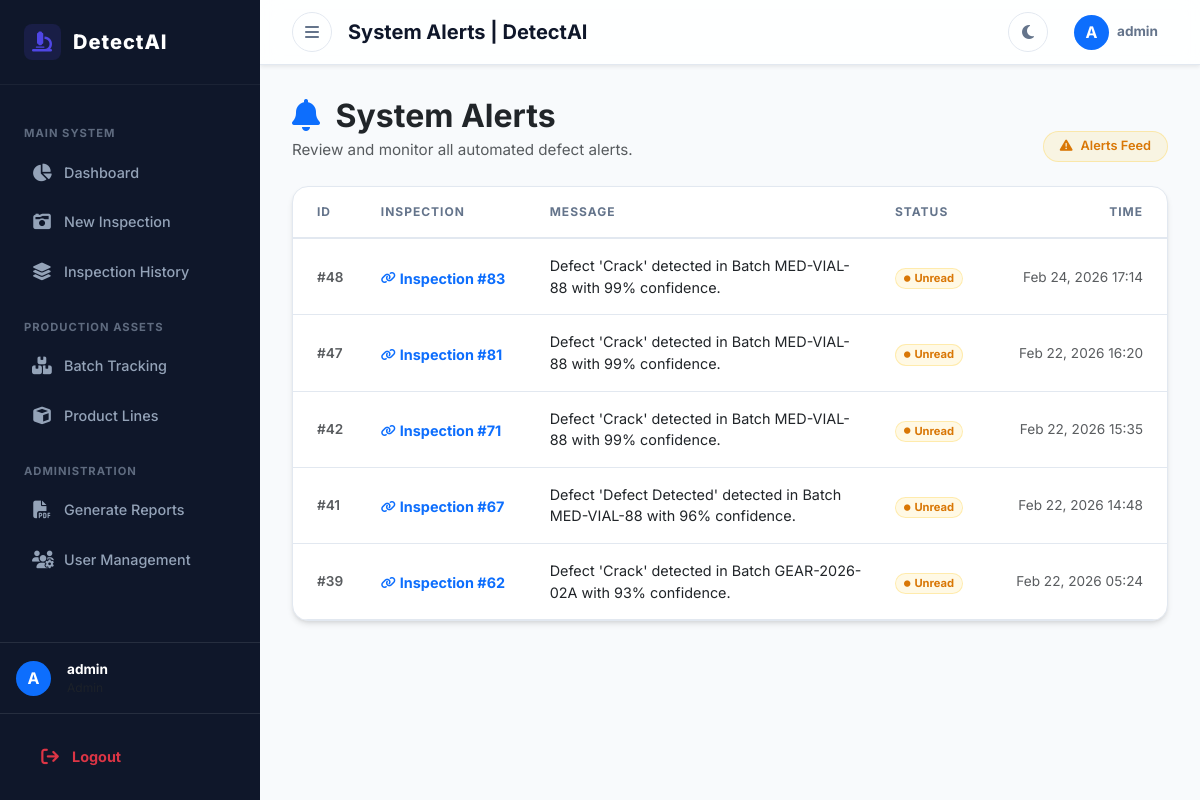
Page /inspections/alerts/ (signed in) on the earlier database version.
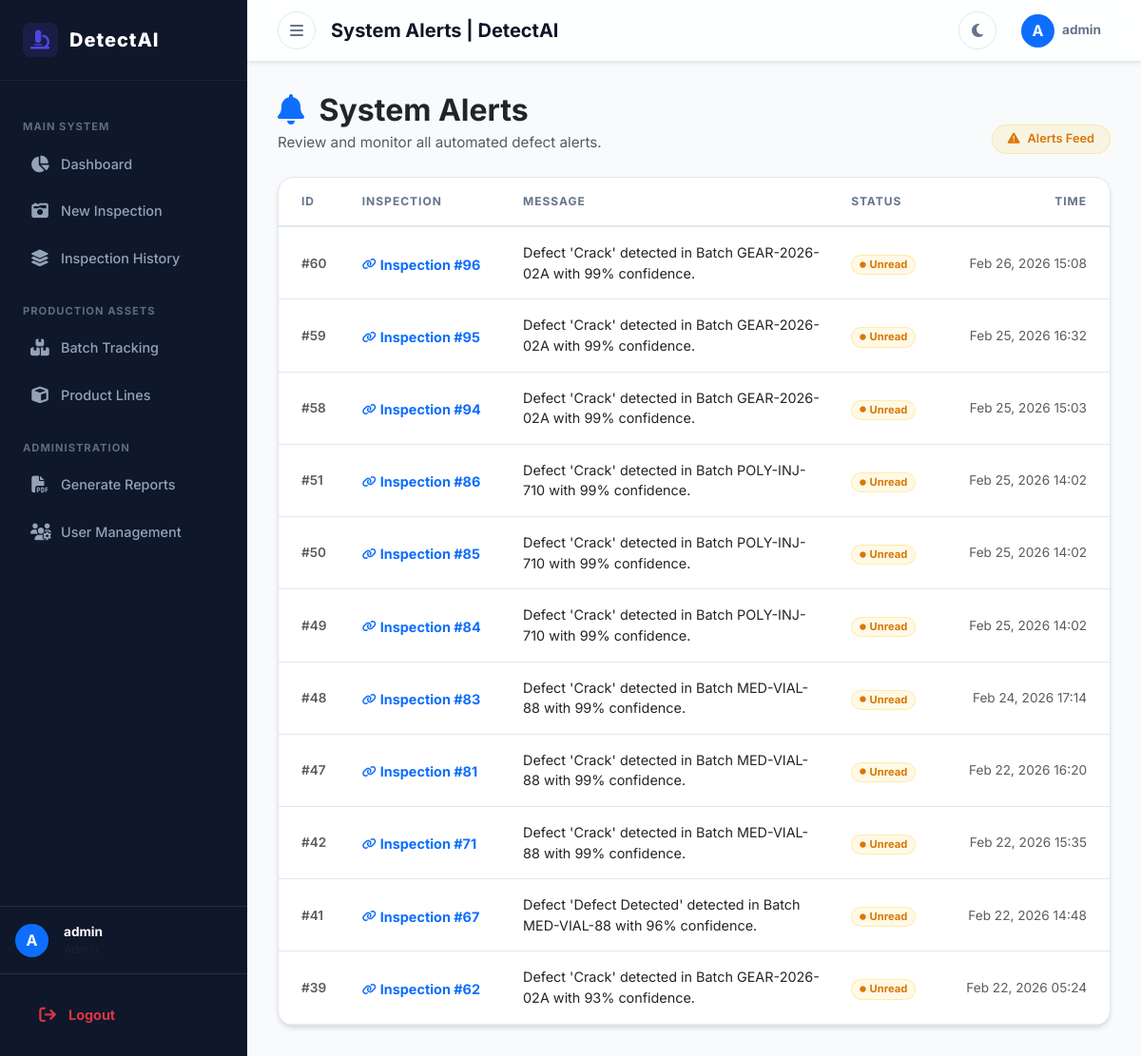
Same page on the later database version.
### inspections/models.py (models this page shows, shortened)
class Alert(models.Model):
    STATUS_CHOICES = (
        ('Unread', 'Unread'),
        ('Read', 'Read'),
    )
    inspection = models.ForeignKey(Inspection, on_delete=models.CASCADE, related_name='alerts')
    message = models.TextField()
    alert_status = models.CharField(max_length=20, choices=STATUS_CHOICES, default='Unread')
    created_at = models.DateTimeField(auto_now_add=True)

class Inspection(models.Model):
    STATUS_CHOICES = (
        ('Pending', 'Pending'),
        ('Defective', 'Defective'),
        ('Non-Defective', 'Non-Defective'),
    )
    batch = models.ForeignKey(Batch, on_delete=models.CASCADE, related_name='inspections')
    uploaded_by = models.ForeignKey(settings.AUTH_USER_MODEL, on_delete=models.DO_NOTHING)
    assigned_to = models.ForeignKey(settings.AUTH_USER_MODEL, on_delete=models.SET_NULL, null=True, blank=True, related_name='assigned_inspections')
    image = models.ImageField(upload_to='inspection_images/')
    prediction_label = models.CharField(max_length=100, blank=True, null=True)
    confidence_score = models.FloatField(blank=True, null=True)
    raw_prediction_json = models.TextField(blank=True, null=True)
    status = models.CharField(max_length=20, choices=STATUS_CHOICES, default='Pending')
    is_training_data = models.BooleanField(default=False, help_text="Marked as High-Value Training Data")
    is_manually_verified = models.BooleanField(default=False, help_text="Verified by Human Admin")
    timestamp = models.DateTimeField(auto_now_add=True)

### inspections/views.py (the view)
# urls.py: path('alerts/', views.alert_list, name='alert_list'),
@login_required
def alert_list(request):
    alerts = Alert.objects.all().order_by('-created_at')
    return render(request, 'inspections/alerts.html', {'alerts': alerts})

### templates/inspections/alerts.html (shortened to what this page needs)
{% extends 'base.html' %}
{% block title %}System Alerts | DetectAI{% endblock %}
{% block content %}
<div class="container-fluid px-0">
    <div class="mb-4 d-flex justify-content-between align-items-end flex-wrap gap-3">
        <div>
            <h2 class="fw-bold text-dark mb-1">
                <i class="fas fa-bell text-primary me-2"></i> System Alerts
            </h2>
            <p class="text-muted mb-0" style="font-size: 0.95rem;">Review and monitor all automated defect alerts.</p>
        </div>
        <span class="badge bg-warning bg-opacity-10 border border-warning border-opacity-25 px-3 py-2 rounded-pill d-flex align-items-center gap-2" style="color: #d97706 !important; font-weight: 600; font-size: 0.8rem;">
            <i class="fas fa-triangle-exclamation"></i> Alerts Feed
        </span>
    </div>
    <div class="card shadow-sm border-0 rounded-4 overflow-hidden">
        <div class="card-body p-0">
            <div class="table-responsive">
                <table class="table table-hover align-middle mb-0">
                    <thead class="table-light">
                        <tr>
                            <th class="ps-4">ID</th>
                            <th>Inspection</th>
                            <th>Message</th>
                            <th>Status</th>
                            <th class="pe-4 text-end">Time</th>
                        </tr>
                    </thead>
                    <tbody>
                        {% for alert in alerts %}
                        <tr>
                            <td class="ps-4 text-muted fw-semibold" style="font-size: 0.85rem;">
                                #{{ alert.id }}
                            </td>
                            <td>
                                <a href="{% url 'inspection_detail' alert.inspection.id %}" class="text-primary fw-bold text-decoration-none d-inline-flex align-items-center gap-1" style="font-size: 0.9rem;">
                                    <i class="fas fa-link" style="font-size: 0.75rem;"></i>
                                    Inspection #{{ alert.inspection.id }}
                                </a>
                            </td>
                            <td class="text-dark" style="max-width: 320px; font-size: 0.9rem;">
                                {{ alert.message }}
                            </td>
                            <td>
                                {% if alert.alert_status == 'Unread' %}
                                <span class="badge bg-warning bg-opacity-10 border border-warning border-opacity-25 px-2 py-1 rounded-pill" style="color: #d97706 !important; font-size: 0.7rem;">
                                    <i class="fas fa-circle me-1" style="font-size: 0.4rem; vertical-align: middle;"></i>Unread
                                </span>
                                {% else %}
                                <span class="badge bg-secondary bg-opacity-10 text-secondary border border-secondary border-opacity-25 px-2 py-1 rounded-pill" style="font-size: 0.7rem;">
                                    <i class="fas fa-check me-1"></i>Read
                                </span>
                                {% endif %}
                            </td>
                            <td class="pe-4 text-end text-muted" style="font-size: 0.85rem; white-space: nowrap;">
                                {{ alert.created_at|date:"M d, Y H:i" }}
                            </td>
                        </tr>
                        {% endfor %}
                    </tbody>
                </table>
            </div>
        </div>
    </div>
</div>
{% endblock %}

Differences in the rows shown:
added Alert: id "60", inspection.id "96", message "Defect 'Crack' detected in Batch GEAR-2026-02A with 99% confidence.", alert_status "Unread" (drawn), created_at "Feb 26, 2026 15:08"
added Alert: id "59", inspection.id "95", message "Defect 'Crack' detected in Batch GEAR-2026-02A with 99% confidence.", alert_status "Unread" (drawn), created_at "Feb 25, 2026 16:32"
added Alert: id "58", inspection.id "94", message "Defect 'Crack' detected in Batch GEAR-2026-02A with 99% confidence.", alert_status "Unread" (drawn), created_at "Feb 25, 2026 15:03"
added Alert: id "51", inspection.id "86", message "Defect 'Crack' detected in Batch POLY-INJ-710 with 99% confidence.", alert_status "Unread" (drawn), created_at "Feb 25, 2026 14:02"
added Alert: id "50", inspection.id "85", message "Defect 'Crack' detected in Batch POLY-INJ-710 with 99% confidence.", alert_status "Unread" (drawn), created_at "Feb 25, 2026 14:02"
added Alert: id "49", inspection.id "84", message "Defect 'Crack' detected in Batch POLY-INJ-710 with 99% confidence.", alert_status "Unread" (drawn), created_at "Feb 25, 2026 14:02"
